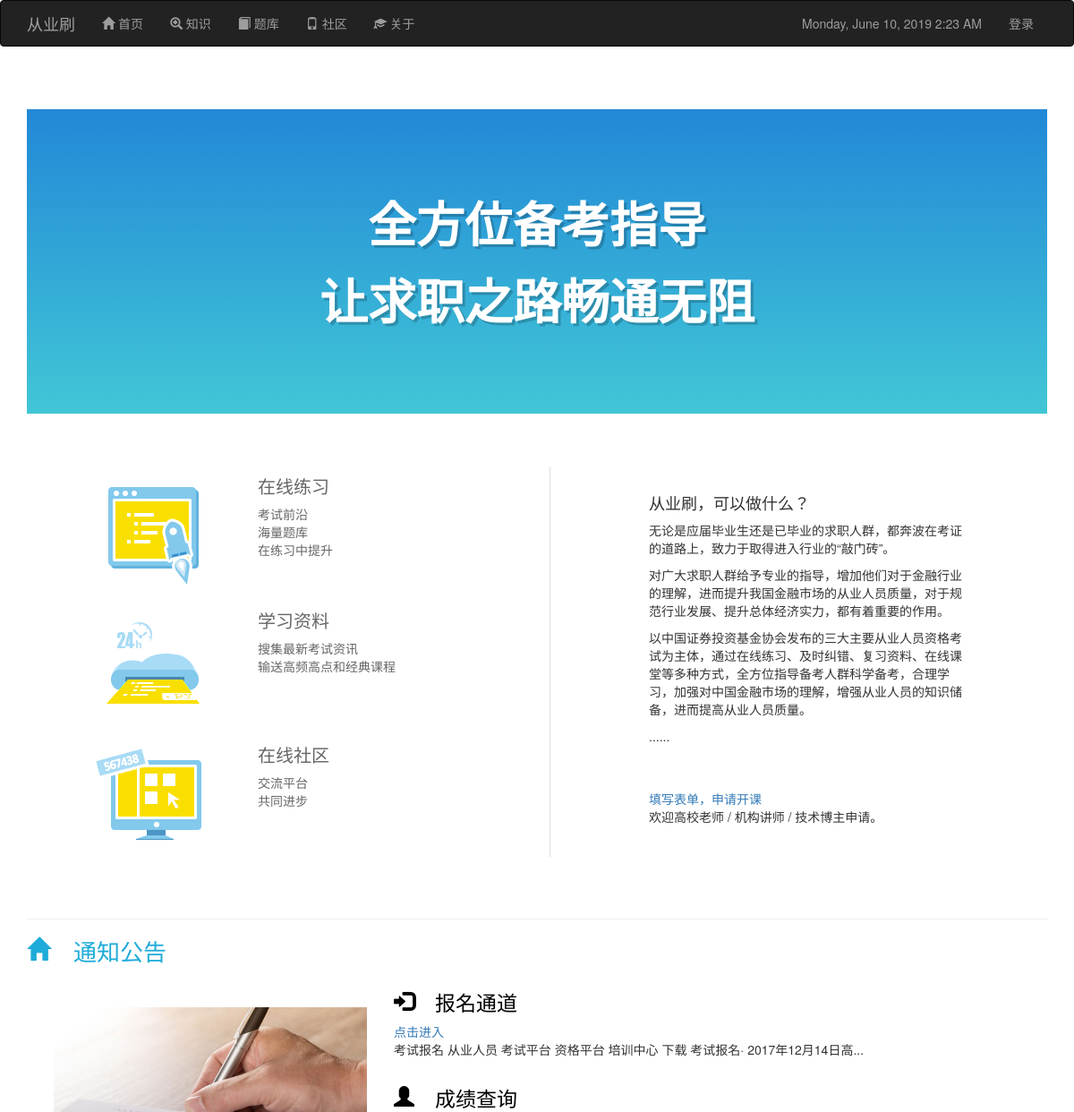
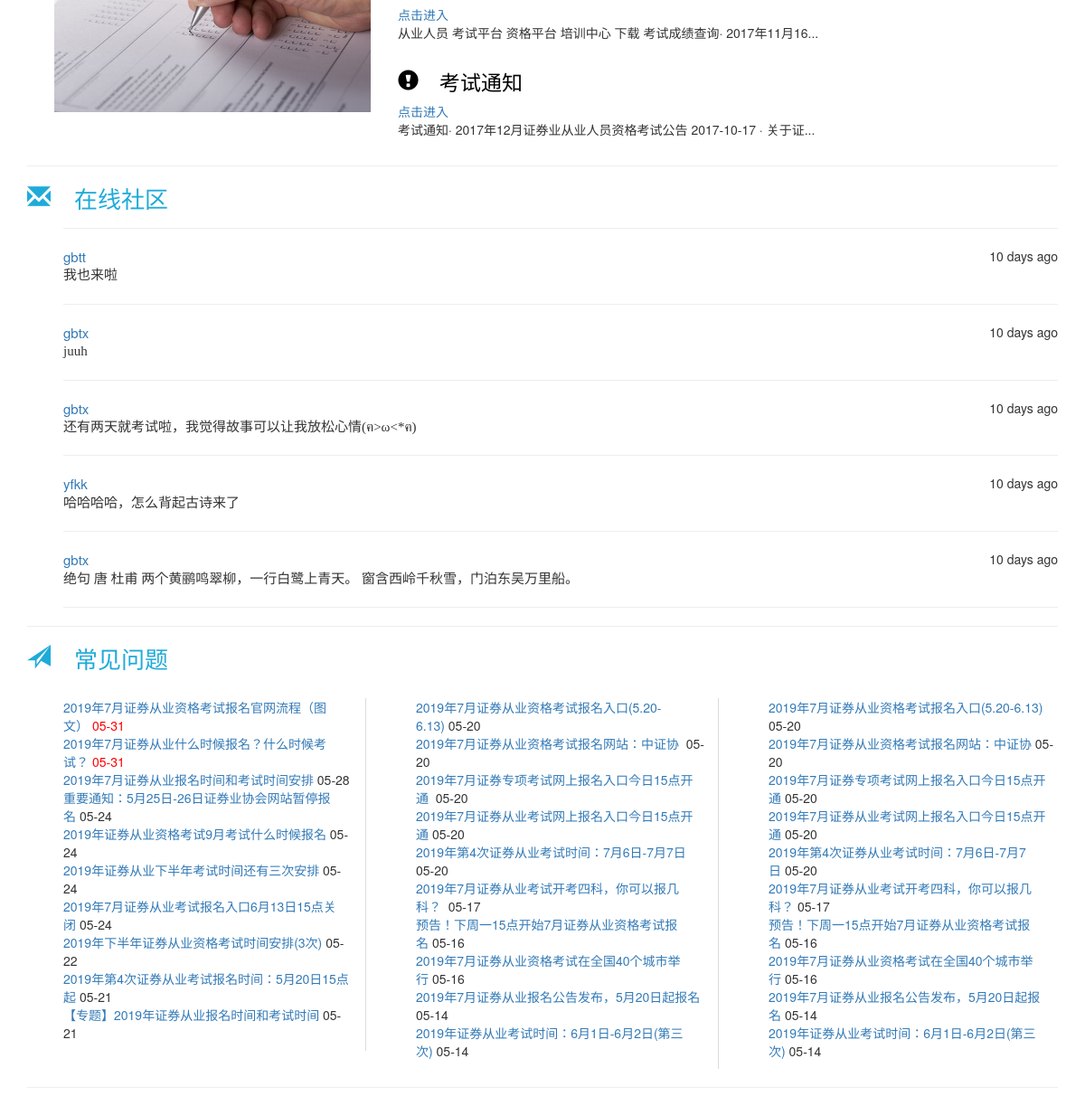
The page / on the database its author committed (2 pictures, top to bottom).
### app.py (models this page shows, shortened)
class Post(db.Model):
    __tablename__ = 'posts'
    id = db.Column(db.Integer, primary_key=True)
    body = db.Column(db.Text)
    timestamp = db.Column(db.DateTime, index=True, default=datetime.utcnow)
    author_id = db.Column(db.Integer, db.ForeignKey('users.id'))

class User(UserMixin, db.Model):
    __tablename__ = 'users'
    id = db.Column(db.Integer, primary_key=True)
    email = db.Column(db.String(64), unique=True, index=True)
    username = db.Column(db.String(64), unique=True, index=True)
    role_id = db.Column(db.Integer, db.ForeignKey('roles.id'))
    password_hash = db.Column(db.String(128))
    posts = db.relationship('Post', backref='author', lazy='dynamic')
    @property
    def password(self):
        raise AttributeError('password is not a readable attribute')

### app.py (the view)
@app.route('/', methods=['GET', 'POST'])
def index():
    form = PostForm()
    if form.validate_on_submit():
        post = Post(body=form.body.data, author=current_user._get_current_object())
        db.session.add(post)
        db.session.commit()
        return redirect(url_for('.index'))
    posts = Post.query.order_by(Post.timestamp.desc()).all()
    return render_template('index.html', posts=posts, form=form, current_time=datetime.utcnow())

### templates/index.html (shortened to what this page needs)
{% extends "base.html" %}
{% import "bootstrap/wtf.html" as wtf %}
{% block head %}
    {{ super() }}
{% endblock %}
{% block page_content %}
    <link rel="stylesheet" href="/static/css/style.css">
<div class="page-header">
    <div class="laboratory-header layout-no-margin-top">
    <h1 class="laboratory-title">全方位备考指导<br>让求职之路畅通无阻</h1>
</div>
<div class="laboratory-des-con">
    <div class="container">
        <div class="laboratory-des col-md-6">
            <div class="media laboratory-des-item">
                <div class="media-left media-middle">
                    <a><img src="/static/images/laboratory-higheffic.png"></a>
                </div>
                <div class="media-body">
                    <h4 class="laboratory-des-title">在线练习</h4>
                    <p class="laboratory-des-text">考试前沿<br>海量题库<br>在练习中提升</p>
                </div>
            </div>
            <div class="media laboratory-des-item">
                <div class="media-left media-middle">
                    <a><img src="/static/images/laboratory-nimble.png"></a>
                </div>
                <div class="media-body">
                    <h4 class="laboratory-des-title">学习资料</h4>
                    <p class="laboratory-des-text">搜集最新考试资讯<br>输送高频高点和经典课程</p>
                </div>
            </div>
            <div class="media laboratory-des-item">
                <div class="media-left media-middle">
                    <a><img src="/static/images/laboratory-proper.png"></a>
                </div>
                <div class="media-body">
                    <h4 class="laboratory-des-title">在线社区</h4>
                    <p class="laboratory-des-text">交流平台<br>共同进步</p>
                </div>
            </div>
        </div>
        <div class="col-md-4 col-md-offset-1">
            <br class="laboratory-apply-con">
                <h4 class="laboratory-apply-title">从业刷，可以做什么？</h4>
                <div class="laboratory-apply-text">
                    <p>无论是应届毕业生还是已毕业的求职人群，都奔波在考证的道路上，致力于取得进入行业的“敲门砖”。</p>
                    <p>对广大求职人群给予专业的指导，增加他们对于金融行业的理解，进而提升我国金融市场的从业人员质量，对于规范行业发展、提升总体经济实力，都有着重要的作用。</p>
                    <p>以中国证券投资基金协会发布的三大主要从业人员资格考试为主体，通过在线练习、及时纠错、复习资料、在线课堂等多种方式，全方位指导备考人群科学备考，合理学习，加强对中国金融市场的理解，增强从业人员的知识储备，进而提高从业人员质量。 </p>
                    <p>......</p>
                </div>
                <br></br>
                <a href="http://form.mikecrm.com/f.php?t=A4qEXq" class="laboratory-apply-btn" target="_blank">填写表单，申请开课</a>
                <div class="laboratory-apply-warning">欢迎高校老师 / 机构讲师 / 技术博主申请。</div>
            </div>
        </div>
    </div>
</div>
    <section>
	<div class="banner-bottom">
    <h3 class="text-left"><span class="glyphicon glyphicon-home" style="color: rgb(31, 171, 217); font-size: 26px;">&nbsp;通知公告</span></h3>
		<div class="container">
			<div class="col-md-4 w3l_services_footer_top_left">
                <br></br>
				<img src="/static/images/test-time.jpg" alt=" " class="img-responsive" />
			</div>
			<div class="col-md-8 w3l_services_footer_top_right">
				<div class="w3l_services_footer_top_right_main">
					<div class="w3l_services_footer_top_right_main_l">
						<h3><span class="glyphicon glyphicon-log-in" style="color: rgb(0, 0, 0); font-size: 23px;">&nbsp;报名通道</span></h3>
					</div>
					<div class="w3l_services_footer_top_right_main_r">
						<a href="http://www.sac.net.cn/cyry/kspt/ksbm/" target="_blank">点击进入</a>
						<p>考试报名 从业人员 考试平台 资格平台 培训中心 下载 考试报名· 2017年12月14日高...</p>
					</div>
				</div>
				<div class="w3l_services_footer_top_right_main">
					<div class="w3l_services_footer_top_right_main_l">
		        <h3><span class="glyphicon glyphicon-user" style="color: rgb(0, 0, 0); font-size: 23px;">&nbsp;成绩查询</span></h3>
					</div>
					<div class="w3l_services_footer_top_right_main_r">
						<a href="http://www.sac.net.cn/cyry/kspt/kscjcx/" target="_blank">点击进入</a>
                        <p>从业人员 考试平台 资格平台 培训中心 下载 考试成绩查询· 2017年11月16...</p>
					</div>
				</div>
				<div class="w3l_services_footer_top_right_main">
					<div class="w3l_services_footer_top_right_main_l">
                      <h3><span class="glyphicon glyphicon-exclamation-sign" style="color: rgb(0, 0, 0); font-size: 23px;">&nbsp;考试通知</span></h3>
					</div>
					<div class="w3l_services_footer_top_right_main_r">
                        <a href="http://www.sac.net.cn/cyry/kspt/kstz/" target="_blank">点击进入</a>
						<p>考试通知· 2017年12月证券业从业人员资格考试公告 2017-10-17 · 关于证...</p>
					</div>
				</div>
			</div>
			<div class="clearfix"> </div>
		</div>
	</div>
    </section>
    <hr>
    <section>
<div class="banner-bottom">
    <h3 class="text-left"><span class="glyphicon glyphicon-envelope" style="color: rgb(31, 171, 217); font-size: 26px;">&nbsp;在线社区</span></h3>
</div>
<ul class="posts">
    {% for post in posts %}
        <HR>
    <li class="post">
        <div class="post-author">
            <a href="{{ url_for('index')}}">{{ post.author.username }}</a>
            <span class="post-date">{{ moment(post.timestamp).fromNow() }}</span>
        </div>
        <div class="post-body">{{ post.body }}</div>
    </li>
    {% endfor %}
<HR>
</ul>
    </section>
    <hr>
     <section>
     <div class="banner-bottom">
    <h3 class="text-left"><span class="glyphicon glyphicon-send" style="color: rgb(31, 171, 217); font-size: 26px;">&nbsp;常见问题</span></h3>
   <br>
    <div class="row">
        <div class="col-md-4 one">
         <ul class="new-list-a">
<li><a  href="http://www.233.com/zq/baoming/201905/30085749172.html"  target="_blank" title="2019年7月证券从业资格考试报名官网流程（图文）">2019年7月证券从业资格考试报名官网流程（图文）&nbsp;</a><span  style="color:#ff0000">05-31</span></li>
<li><a  href="http://www.233.com/zq/baoming/201905/30085110184.html"  target="_blank" title="2019年7月证券从业什么时候报名？什么时候考试？">2019年7月证券从业什么时候报名？什么时候考试？&nbsp;</a><span  style="color:#ff0000">05-31</span></li>
<li><a  href="http://www.233.com/zq/baoming/201905/28083905170.html"  target="_blank" title="2019年7月证券从业资格考试报名时间和考试时间安排">2019年7月证券从业报名时间和考试时间安排&nbsp;</a><span>05-28</span></li>
<li><a  href="http://www.233.com/zq/baoming/201905/24094410903.html"  target="_blank" title="重要通知：5月25日-26日证券业协会网站暂停报名">重要通知：5月25日-26日证券业协会网站暂停报名&nbsp;</a><span>05-24</span></li>
<li><a  href="http://www.233.com/zq/baoming/201905/24085453467.html"  target="_blank" title="2019年证券从业资格考试9月考试什么时候报名">2019年证券从业资格考试9月考试什么时候报名&nbsp;</a><span>05-24</span></li>
<li><a  href="http://www.233.com/zq/baoming/201905/24082854232.html"  target="_blank" title="2019年证券从业下半年考试时间还有三次安排">2019年证券从业下半年考试时间还有三次安排&nbsp;</a><span>05-24</span></li>
<li><a  href="http://www.233.com/zq/baoming/201905/24082350107.html"  target="_blank" title="2019年7月证券从业考试报名入口6月13日15点关闭">2019年7月证券从业考试报名入口6月13日15点关闭&nbsp;</a><span>05-24</span></li>
<li><a  href="http://www.233.com/zq/baoming/201905/22091553884.html"  target="_blank" title="2019年下半年证券从业资格考试时间安排(3次)">2019年下半年证券从业资格考试时间安排(3次)&nbsp;</a><span>05-22</span></li>
<li><a  href="http://www.233.com/zq/baoming/201905/20083832366.html"  target="_blank" title="2019年第4次证券从业考试报名时间：5月20日15点起">2019年第4次证券从业考试报名时间：5月20日15点起&nbsp;</a><span>05-21</span></li>
<li><a  href="http://www.233.com/zq/zhuanti/bksj2019/"  target="_blank" title="【专题】2019年证券从业报名时间和考试时间">【专题】2019年证券从业报名时间和考试时间&nbsp;</a><span>05-21</span></li>
</ul>
  </div>
        <div class="col-md-4 one">
      <ul class="new-list-a mt15">
<li><a  href="http://www.233.com/zq/baoming/201905/15082025773.html"  target="_blank" title="2019年7月证券从业资格考试报名入口(5.20-6.13)">2019年7月证券从业资格考试报名入口(5.20-6.13)&nbsp;</a><span>05-20</span></li>
<li><a  href="http://www.233.com/zq/baoming/201905/17095421778.html"  target="_blank" title="2019年7月证券从业资格考试报名网站：中证协">2019年7月证券从业资格考试报名网站：中证协&nbsp;  </a><span>05-20</span></li>
<li><a  href="http://www.233.com/zq/baoming/201905/20090454777.html"  target="_blank" title="2019年7月证券专项考试网上报名入口今日15点开通">2019年7月证券专项考试网上报名入口今日15点开通&nbsp; </a><span>05-20</span></li>
<li><a  href="http://www.233.com/zq/baoming/201905/20085751146.html"  target="_blank" title="2019年7月证券从业资格考试网上报名入口今日15点开通">2019年7月证券从业考试网上报名入口今日15点开通&nbsp;</a><span>05-20</span></li>
<li><a  href="http://www.233.com/zq/baoming/201905/20084850377.html"  target="_blank" title="2019年第4次证券从业考试时间：7月6日-7月7日">2019年第4次证券从业考试时间：7月6日-7月7日</a><span>&nbsp; 05-20</span></li>
<li><a  href="http://www.233.com/zq/baoming/201905/17100417944.html"  target="_blank" title="2019年7月证券从业考试开考四科，你可以报几科？">2019年7月证券从业考试开考四科，你可以报几科？&nbsp; </a><span>05-17</span></li>
<li><a  href="http://www.233.com/zq/baoming/201905/16093505712.html"  target="_blank" title="预告！下周一15点开始7月证券从业资格考试报名">预告！下周一15点开始7月证券从业资格考试报名&nbsp;</a><span>05-16</span></li>
<li><a  href="http://www.233.com/zq/baoming/201905/16091435362.html"  target="_blank" title="2019年7月证券从业资格考试在全国40个城市举行">2019年7月证券从业资格考试在全国40个城市举行&nbsp;</a><span>05-16</span></li>
<li><a  href="http://www.233.com/zq/baoming/201905/14155804460.html"  target="_blank" title="2019年7月证券从业报名公告发布，5月20日起报名">2019年7月证券从业报名公告发布，5月20日起报名&nbsp; </a><span>05-14</span></li>
<li><a  href="http://www.233.com/zq/baoming/201905/14082915539.html"  target="_blank" title="2019年证券从业考试时间：6月1日-6月2日(第三次)">2019年证券从业考试时间：6月1日-6月2日(第三次)&nbsp;</a><span>05-14</span></li>
</ul>
  </div>
        <div class="col-md-4">
      <ul class="new-list-a mt15">
<li><a  href="http://www.233.com/zq/baoming/201905/15082025773.html"  target="_blank" title="2019年7月证券从业资格考试报名入口(5.20-6.13)">2019年7月证券从业资格考试报名入口(5.20-6.13)&nbsp; </a><span>05-20</span></li>
<li><a  href="http://www.233.com/zq/baoming/201905/17095421778.html"  target="_blank" title="2019年7月证券从业资格考试报名网站：中证协">2019年7月证券从业资格考试报名网站：中证协&nbsp;</a><span>05-20</span></li>
<li><a  href="http://www.233.com/zq/baoming/201905/20090454777.html"  target="_blank" title="2019年7月证券专项考试网上报名入口今日15点开通">2019年7月证券专项考试网上报名入口今日15点开通&nbsp;</a><span>05-20</span></li>
<li><a  href="http://www.233.com/zq/baoming/201905/20085751146.html"  target="_blank" title="2019年7月证券从业资格考试网上报名入口今日15点开通">2019年7月证券从业考试网上报名入口今日15点开通&nbsp;</a><span>05-20</span></li>
<li><a  href="http://www.233.com/zq/baoming/201905/20084850377.html"  target="_blank" title="2019年第4次证券从业考试时间：7月6日-7月7日">2019年第4次证券从业考试时间：7月6日-7月7日&nbsp;</a><span>05-20</span></li>
<li><a  href="http://www.233.com/zq/baoming/201905/17100417944.html"  target="_blank" title="2019年7月证券从业考试开考四科，你可以报几科？">2019年7月证券从业考试开考四科，你可以报几科？&nbsp;</a><span>05-17</span></li>
<li><a  href="http://www.233.com/zq/baoming/201905/16093505712.html"  target="_blank" title="预告！下周一15点开始7月证券从业资格考试报名">预告！下周一15点开始7月证券从业资格考试报名&nbsp;</a><span>05-16</span></li>
<li><a  href="http://www.233.com/zq/baoming/201905/16091435362.html"  target="_blank" title="2019年7月证券从业资格考试在全国40个城市举行">2019年7月证券从业资格考试在全国40个城市举行&nbsp;</a><span>05-16</span></li>
<li><a  href="http://www.233.com/zq/baoming/201905/14155804460.html"  target="_blank" title="2019年7月证券从业报名公告发布，5月20日起报名">2019年7月证券从业报名公告发布，5月20日起报名&nbsp;</a><span>05-14</span></li>
<li><a  href="http://www.233.com/zq/baoming/201905/14082915539.html"  target="_blank" title="2019年证券从业考试时间：6月1日-6月2日(第三次)">2019年证券从业考试时间：6月1日-6月2日(第三次)&nbsp;</a><span>05-14</span></li>
</ul>
  </div>
</div>
     </div>
    </section>
    <hr>
{% endblock %}

### static/css/style.css (style rules this page uses)
.laboratory-header { height:340px;text-align:center;text-shadow:3px 3px rgba(0,0,0,.2);margin-top:50px;padding-top:48px;background-color:#2288d7;background:-webkit-linear-gradient(top,#2288d7,#41c6d6);background:-moz-linear-gradient(top,#2288d7,#41c6d6);background:-ms-linear-gradient(top,#2288d7,#41c6d6);background:-o-linear-gradient(top,#2288d7,#41c6d6);background:linear-gradient(top,#2288d7,#41c6d6) }
.laboratory-header .laboratory-title { margin-top:36px;font-size:54px;color:#fff;font-weight:700;line-height:1.6em }
.laboratory-des-con { padding:60px 0;background:#fff }
.laboratory-des { padding:0 60px;color:#666;border-right:1px solid #ddd }
.laboratory-des .laboratory-des-item .media-left { padding-right:48px }
.laboratory-des .laboratory-des-item .laboratory-des-title { font-size:20px }
.laboratory-des .laboratory-des-item .laboratory-des-text { font-size:14px }

### templates/index.html (style rules this page uses)
.post-body { font-size:15px; font-family: 华文楷体 }
.post-author { font-size:15px }
.post-date { font-size:14px; float: right }
ul li { list-style: none; }
div.one { border-right-style:solid; border-color:#DCDCDC; border-width: 0.8px; }

### rows shown on the page
Post: author.username "gbtt", timestamp "10 days ago", body "我也来啦"
Post: author.username "gbtx", timestamp "10 days ago", body "juuh"
Post: author.username "gbtx", timestamp "10 days ago", body "还有两天就考试啦，我觉得故事可以让我放松心情(ฅ>ω<*ฅ)"
Post: author.username "yfkk", timestamp "10 days ago", body "哈哈哈哈，怎么背起古诗来了"
Post: author.username "gbtx", timestamp "10 days ago", body "绝句 唐 杜甫 两个黄鹂鸣翠柳，一行白鹭上青天。 窗含西岭千秋雪，门泊东吴万里船。"
